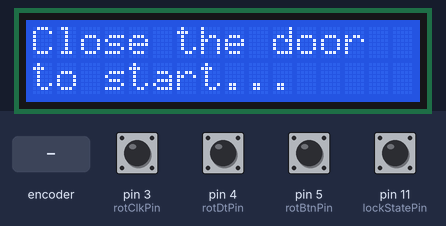
The sketch below on a simulated Arduino Uno, built with avr-gcc and run on an emulated ATmega328P. On the bench: 16×2 character LCD. The inputs (shaded band) are chosen by the test bench; at power-on: pin 3 (rotClkPin), pin 4 (rotDtPin), pin 5 (rotBtnPin), pin 11 (lockStatePin) HIGH. EEPROM starts erased.

Above: at 1.2 s.
1.3 s: pin 11 (lockStatePin) pulled LOW for 0.25 s
At 3.0 s:
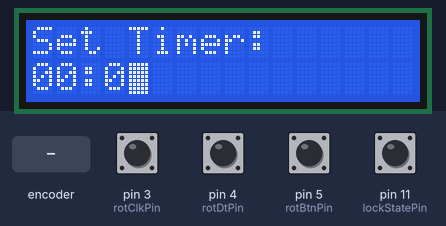
4.5 s: pin 5 (rotBtnPin) pulled LOW for 1 s
At 6.8 s:
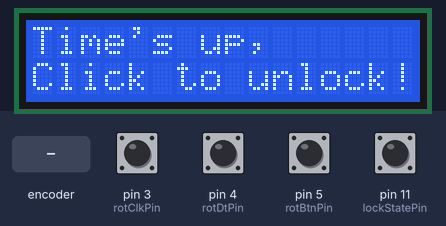
7.9 s: pin 5 (rotBtnPin) pulled LOW for 0.25 s
At 8.7 s:
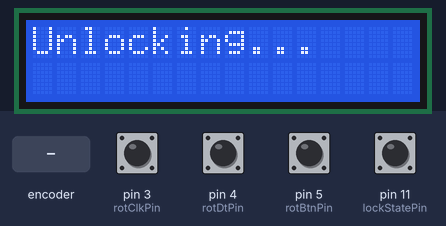
11.0 s: pin 11 (lockStatePin) pulled LOW for 1 s
At 14.84 s:
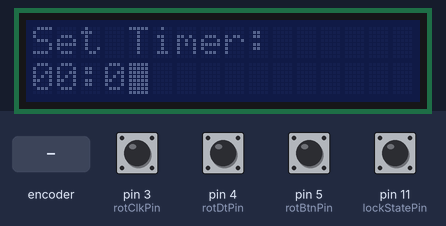
15.0 s: rotary encoder on pin 3 (rotClkPin) / pin 4 (rotDtPin) turned 2 steps (second pin leading)
At 15.8 s:
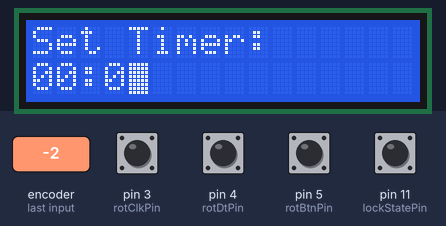
18.4 s: rotary encoder on pin 3 (rotClkPin) / pin 4 (rotDtPin) turned 1 step (first pin leading)
At 24.4 s:
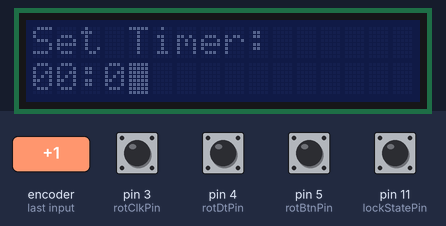
Timing chart, 0 to 25.0 s (numbered marks = the images above; inputs shaded):
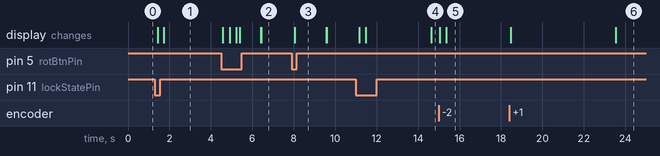

The sketch:

arduino-focus-box.ino
```cpp
#include <Wire.h>
#include <LiquidCrystal_I2C.h>
#include <EEPROMWearLevel.h>

// please update the layout version if more variables are added
#define EEPROM_LAYOUT_VERSION 0
// currently we have only two values, 0 for sec, 1 for min
#define AMOUNT_OF_INDEXES 2

#define INDEX_CONFIGURATION_SEC 0
#define INDEX_CONFIGURATION_MIN 1
#define BACKLIGHT_TURNOFF_TIME_SEC 5

// #define DEBUG

// rotary encoder with button
const int rotClkPin = 3;
const int rotDtPin = 4;
const int rotBtnPin = 5;

#define POS_SEC 0
#define POS_MIN 1
int prevClk = 1;
int dt[2] = {0, 0};
int tVal[2] = {0, 0};
int currentPos = 0;

// lock
const int lockTriggerPin = 12;
const int lockStatePin = 11;

// timer
char time[6];
char remaingTime[6];

// FSM
#define STATE_CHECK_LOCKED 0
#define STATE_READ_TIMER 1
#define STATE_SET_TIMER 2
#define STATE_PREPARE 3
#define STATE_COUNTDOWN 4
#define STATE_TIMES_UP 5
#define STATE_UNLOCK 6
#define STATE_RETRY 7
#define STATE_ERROR 8
// else - error;
int state = STATE_CHECK_LOCKED;
long targetTimeMS = 0;
int min, sec, rCol, buzzerIdx, attampt;
const int maxRetry = 5;

// lcd
LiquidCrystal_I2C lcd(0x27, 16, 2); // 0x27 - PCF8574A; 0x3F - PCF8574AT

void setup()
{
#ifdef DEBUG
    Serial.begin(9600);
#endif

    // setup eeprom
    EEPROMwl.begin(EEPROM_LAYOUT_VERSION, AMOUNT_OF_INDEXES);

    // setup rotray encoder
    pinMode(rotDtPin, INPUT_PULLUP);
    pinMode(rotBtnPin, INPUT_PULLUP);
    attachInterrupt(digitalPinToInterrupt(rotClkPin), updateRotVal, CHANGE);

    // setup locker
    pinMode(lockStatePin, INPUT_PULLUP);
    pinMode(lockTriggerPin, OUTPUT);

#ifdef NYAN_CAT
    // create char for nyan cat
    lcd.createChar(0, nyanCatFrame0);
    lcd.createChar(1, nyanCatFrame1);
    lcd.createChar(2, nyanCatFrame2);
    lcd.createChar(3, nyanCatFrame3);
    lcd.createChar(4, nyanCatFrame4);
    lcd.createChar(5, nyanCatFrame5);
    lcd.createChar(6, nyanCatFrame6);
    lcd.createChar(7, nyanCatFrame7);
#endif

    // start lcd
    lcd.init();
    lcd.backlight();
    lcd.clear();

    // check recover from state
    state = 0;
}

long backLightRefreshTimeMS = 0;
bool hasInteracted = false;

int rotBtnVal = digitalRead(rotBtnPin);
int rotClkVal = digitalRead(rotClkPin);
int rotDtVal = digitalRead(rotDtPin);

void trackRotValChange()
{
    int btn = digitalRead(rotBtnPin);
    int clk = digitalRead(rotClkPin);
    int dt = digitalRead(rotDtPin);
    if (rotBtnVal != btn || rotClkVal != clk || rotDtVal != dt) {
        hasInteracted = true;
    }
    rotBtnVal = btn;
    rotClkVal = clk;
    rotDtVal = dt;
}

void toggleBacklight()
{
    if (backLightRefreshTimeMS > 0)
    {
        long currentMS = millis();
        long diffMS = currentMS - backLightRefreshTimeMS;
        if (diffMS >= BACKLIGHT_TURNOFF_TIME_SEC * 1000)
        {
            backLightRefreshTimeMS = 0;
            lcd.noBacklight();
        }
    }
    if (hasInteracted) {
        hasInteracted = false;
        lcd.backlight();
        backLightRefreshTimeMS = millis();
    }
}

void updateRotVal()
{
    delayMicroseconds(1000); // bypass some noise
    int clk = digitalRead(rotClkPin);
    if (prevClk == clk)
    {
        // there might be noise occurs to trigger interupts
        // ignore it if the state is unchanged
        return;
    }
    if (clk == LOW)
    {
        // we only focus on the falling signal
        int dtVal = digitalRead(rotDtPin);
        dt[currentPos] += dtVal == HIGH ? -1 : 1;
    }
    prevClk = clk;
}

unsigned long rotBtnPressedStartTime = millis();
bool rotBtnDown = false;
bool rotBtnLongPress = false;
bool rotBtnDbClk = false;

void readRotBtn()
{
    bool isDown = rotBtnVal == LOW;
    bool longPress = false;
    bool dbClk = false;
    unsigned long currentTime = millis();
    unsigned long elapsedTime = currentTime - rotBtnPressedStartTime;

    if (!rotBtnDown && isDown)
    {
        if (elapsedTime <= 500 && elapsedTime != 0)
        {
            dbClk = true;
        }
        rotBtnPressedStartTime = currentTime;
    }
    if (rotBtnDown)
    {
        if (elapsedTime >= 800)
        {
            longPress = true;
        }
    }
    rotBtnDown = isDown;
    rotBtnLongPress = longPress;
    rotBtnDbClk = dbClk;
}

int readValue(int pos, int min, int max)
{
#ifdef DEBUG
    if (dt[pos] != 0)
    {
        Serial.print("pos: ");
        Serial.print(pos);
        Serial.print(" dt: ");
        Serial.print(dt[pos]);
        Serial.print(" val: ");
        Serial.println(tVal[pos]);
    }
#endif
    int v = constrain(dt[pos], -4, 4);
    int delta = (v < 0 ? -1 : 1) * pow(v, 2); // increase fastly
    tVal[pos] = constrain(tVal[pos] + delta, min, max);
    dt[pos] = 0;
    return tVal[pos];
}

void loop()
{
    trackRotValChange();
    readRotBtn();
    toggleBacklight();

    if (state == STATE_CHECK_LOCKED)
    {
        bool isLocked = digitalRead(lockStatePin) == LOW;
        if (isLocked)
        {
            lcd.clear();
            lcd.setCursor(0, 0);
            lcd.blink();
            state = STATE_READ_TIMER;
        }
        else
        {
            lcd.setCursor(0, 0);
            lcd.print("Close the door");
            lcd.setCursor(0, 1);
            lcd.print("to start...");
        }
        delay(200);
    }
    else if (state == STATE_READ_TIMER)
    { // read timer from eeprom
        sec = EEPROMwl.read(INDEX_CONFIGURATION_SEC);
        min = EEPROMwl.read(INDEX_CONFIGURATION_MIN);
        if (sec != 0 || min != 0)
        {
            sec = sec % 60;
            min = min % 60;
            lcd.clear();
            lcd.noBlink();
            state = STATE_PREPARE;
        } else {
            state = STATE_SET_TIMER;
        }

    }
    else if (state == STATE_SET_TIMER)
    { // set timer
        min = readValue(POS_MIN, 0, 59);
        sec = readValue(POS_SEC, 0, 59);
        sprintf(time, "%02d:%02d", min, sec);
#ifdef DEBUG
        Serial.print("timer: ");
        Serial.println(time);
#endif
        lcd.setCursor(0, 0);
        lcd.print("Set Timer:");
        lcd.setCursor(0, 1);
        lcd.print(time);
        if (currentPos == POS_MIN)
        {
            lcd.setCursor(1, 1);
        }
        else
        {
            lcd.setCursor(4, 1);
        }
        delay(20);

        if (rotBtnLongPress)
        {
            lcd.clear();
            lcd.noBlink();
            // save the timer to eeprom
            EEPROMwl.write(INDEX_CONFIGURATION_SEC, sec);
            EEPROMwl.write(INDEX_CONFIGURATION_MIN, min);
            state = STATE_PREPARE;
        }
        else if (rotBtnDbClk)
        {
            state = STATE_UNLOCK;
        }
        else if (rotBtnDown)
        {
            currentPos = 1 - currentPos;
        }
    }
    else if (state == STATE_PREPARE)
    { // prepare
        lcd.setCursor(0, 0);
        lcd.print("Starting...");

        delay(1000);

        long currentMS = millis();
        long durationMS = (min * 60l + sec) * 1000l;

#ifdef DEBUG
        Serial.print("Current ms: ");
        Serial.println(currentMS);
        Serial.print("Min: ");
        Serial.print(min);
        Serial.print(" Sec: ");
        Serial.print(sec);
        Serial.print(" Duration in ms: ");
        Serial.println(durationMS);
        Serial.print("Set target time in ms: ");
        Serial.println(targetTimeMS);
#endif

        lcd.clear();
        lcd.setCursor(0, 0);
        lcd.print("Counting down...");
        targetTimeMS = currentMS + durationMS;
        rCol = 0;
        state = STATE_COUNTDOWN;
    }
    else if (state == STATE_COUNTDOWN)
    { // counting down
        long diffMS = targetTimeMS - millis();

        lcd.setCursor(0, 1);
        int rMin = diffMS / 1000 / 60;
        int rSec = (diffMS % 60000) / 1000;
        sprintf(remaingTime, "%02d%c%02d", rMin, rCol ? ':' : ' ', rSec);
        lcd.print(remaingTime);
        rCol = 1 - rCol;

#ifdef NYAN_CAT
        lcd.setCursor(6, 1);
        if (rCol == 0)
        {
            lcd.write(byte(0));
            lcd.write(byte(1));
            lcd.write(byte(0));
            lcd.write(byte(1));
            lcd.write(byte(0));
            lcd.write(byte(1));
            lcd.write(byte(0));
            lcd.write(byte(2));
            lcd.write(byte(3));
            lcd.write(byte(4));
        }
        else
        {
            lcd.write(byte(1));
            lcd.write(byte(0));
            lcd.write(byte(1));
            lcd.write(byte(0));
            lcd.write(byte(1));
            lcd.write(byte(0));
            lcd.write(byte(1));
            lcd.write(byte(5));
            lcd.write(byte(6));
            lcd.write(byte(7));
        }
#endif

#ifdef DEBUG
        Serial.print("diff in ms: ");
        Serial.println(diffMS % 500);
#endif
        int delayMS = diffMS % 500;

        if (diffMS < 100)
        {
            lcd.clear();
            lcd.setCursor(0, 0);
            lcd.print("Time's up,");
            lcd.setCursor(0, 1);
            lcd.print("Click to unlock!");
            state = STATE_TIMES_UP;
        }
        else
        {
            if (rSec % 10 == 0)
            {
                // save the timer to eeprom every 10 seconds
                EEPROMwl.write(INDEX_CONFIGURATION_SEC, rSec);
                EEPROMwl.write(INDEX_CONFIGURATION_MIN, rMin);
            }

            bool isLocked = digitalRead(lockStatePin) == LOW;
            if (!isLocked)
            {
                // the lock is forced to open
                // clear the timer in the eeprom
                EEPROMwl.write(INDEX_CONFIGURATION_SEC, 0);
                EEPROMwl.write(INDEX_CONFIGURATION_MIN, 0);
                state = STATE_CHECK_LOCKED;
            }

            delay(delayMS);
        }
    }
    else if (state == STATE_TIMES_UP)
    { // time's up
        delay(100);

        if (rotBtnVal == LOW)
        {
            lcd.clear();
            lcd.setCursor(0, 0);
            lcd.print("Unlocking...");
            state = STATE_UNLOCK;
            attampt = 0;
        }
    }
    else if (state == STATE_UNLOCK)
    { // unlocking
        attampt = attampt + 1;
        digitalWrite(lockTriggerPin, HIGH);
        delay(500);
        digitalWrite(lockTriggerPin, LOW);
        delay(1000); // waiting for the lock fully unlocked
        bool unlocked = digitalRead(lockStatePin) == HIGH;
        if (unlocked)
        {
            lcd.clear();
            lcd.setCursor(0, 0);
            // clear the timer in the eeprom
            EEPROMwl.write(INDEX_CONFIGURATION_SEC, 0);
            EEPROMwl.write(INDEX_CONFIGURATION_MIN, 0);
            state = STATE_CHECK_LOCKED;
        }
        else if (attampt <= maxRetry)
        {
            lcd.clear();
            lcd.setCursor(0, 0);
            lcd.print("Failed (");
            lcd.print(attampt);
            lcd.print("/");
            lcd.print(maxRetry);
            lcd.print("),");
            lcd.setCursor(0, 1);
            lcd.print("Click to unlock!");
            state = STATE_RETRY;
        }
        else
        {
            state = STATE_ERROR;
        }
    }
    else if (state == STATE_RETRY)
    {
        delay(100);
        if (rotBtnVal == LOW)
        {
            lcd.clear();
            lcd.setCursor(0, 0);
            lcd.print("Unlocking...");
            state = STATE_UNLOCK;
        }
    }
    else
    { // error
        lcd.clear();
        lcd.print("Error occurs,");
        lcd.setCursor(0, 1);
        lcd.print("Please reset!");
        while (true)
            delay(200);
    }
}
```

EEPROMWearLevelAvr.cpp
```cpp
#if defined(ARDUINO_ARCH_AVR)

#include <Arduino.h>
#include "EEPROMWearLevel.h"

#ifndef NO_EEPROM_WRITES
void EEPROMWearLevel::programZeroBitsToZero(int index, byte byteWithZeros) {
  // EEPROM Mode Bits.
  // EEPM1.0 = 0 0 - Mode 0 Erase & Write in one operation.
  // EEPM1.0 = 0 1 - Mode 1 Erase only.
  // EEPM1.0 = 1 0 - Mode 2 Write only.
  EECR |= 1 << EEPM1;
  EECR &= ~(1 << EEPM0);
  // EEPROM Ready Interrupt Enable.
  // EERIE = 0 - Interrupt Disable.
  // EERIE = 1 - Interrupt Enable.
  EECR &= ~(1 << EERIE);

  // Set EEPROM address - 0x000 - 0x3FF.
  EEAR = index;
  // Data write into EEPROM.
  EEDR = byteWithZeros;

  uint8_t u8SREG = SREG;
  cli();
  // Wait for completion previous write.
  while (EECR & (1 << EEPE));
  // EEMPE = 1 - Master Write Enable.
  EECR |= (1 << EEMPE);
  // EEPE = 1 - Write Enable.
  EECR  |=  (1 << EEPE);
  SREG = u8SREG;

  // Wait for completion of write.
  while (EECR & (1 << EEPE));
}
#endif

void EEPROMWearLevel::clearByteToOnes(int index) {
  // EEPROM Mode Bits.
  // EEPM1.0 = 0 0 - Mode 0 Erase & Write in one operation.
  // EEPM1.0 = 0 1 - Mode 1 Erase only.
  // EEPM1.0 = 1 0 - Mode 2 Write only.
  // set EEPM0
  EECR |= 1 << EEPM0;
  // clear EEPM1
  EECR &= ~(1 << EEPM1);
  // EEPROM Ready Interrupt Enable.
  // EERIE = 0 - Interrupt Disable.
  // EERIE = 1 - Interrupt Enable.
  EECR &= ~(1 << EERIE);

  // Set EEPROM address - 0x000 - 0x3FF.
  EEAR = index;//0x000;

  uint8_t u8SREG = SREG;
  cli();
  // Wait for completion previous write.
  while (EECR & (1 << EEPE));
  // EEMPE = 1 - Master Write Enable.
  EECR |= (1 << EEMPE);
  // EEPE = 1 - Write Enable.
  EECR  |=  (1 << EEPE);
  SREG = u8SREG;
}

#endif // defined(ARDUINO_ARCH_AVR)
```

EEPROMWearLevelMegaavr.cpp
```cpp
#if defined(ARDUINO_ARCH_MEGAAVR)

#include <Arduino.h>
#include "EEPROMWearLevel.h"

#ifndef NO_EEPROM_WRITES
void EEPROMWearLevel::programZeroBitsToZero(int index, byte byteWithZeros) {
  // To write to page buffer get a pointer to that location in memory...
  // on currently available megaavr parts, all have 256 or fewer b of EEPROM
  // so we make sure we don't try to write somewhere not in the EEPROM
  // only bytes changed in page buffer will be written when writing EEPROM
  byte * dataptr = (byte *) (0x1400 | (0xFF & index));

  while (NVMCTRL.STATUS & NVMCTRL_EEBUSY_bm);  //make sure EEPROM is ready
  //Now just write the byte to that location...
  *dataptr = byteWithZeros;
  //disable interrupts
  uint8_t u8SREG = SREG;
  cli();
  _PROTECTED_WRITE_SPM(NVMCTRL.CTRLA, NVMCTRL_CMD_PAGEWRITE_gc);
  SREG = u8SREG; //can reenable interrupts as soon as we do this...
  while (NVMCTRL.STATUS & NVMCTRL_EEBUSY_bm);  //wait ti be done
  //that byte has now been written successfully
}
#endif

void EEPROMWearLevel::clearByteToOnes(int index) {
  // To erase, same procedure as writing, only we write a dummy byte
  // to that location in the page buffer, which is cleared after every
  // operation, whether it is a write or an erase.
  // only bytes changed in page buffer will be erased when erasing EEPROM
  byte * dataptr = (byte *) (0x1400 | (0xFF & index));

  while (NVMCTRL.STATUS & NVMCTRL_EEBUSY_bm);
  *dataptr = 0xFF; //this is the dummy value
  uint8_t u8SREG = SREG;
  cli();
  _PROTECTED_WRITE_SPM(NVMCTRL.CTRLA, NVMCTRL_CMD_PAGEERASE_gc); //just issue different command
  SREG = u8SREG;
  while (NVMCTRL.STATUS & NVMCTRL_EEBUSY_bm);
  //that byte has now been erased successfully
}

#endif // defined(ARDUINO_ARCH_MEGAAVR)
```

Measured:
- after the input at 1.3 s, the display: first changes after 0.12 s (image 1 shows a later state)
- after the input at 7.9 s, the display: changes after 0.16 s (image 3)
- after the input at 11.0 s, the display: first changes after 0.15 s (image 4 shows a later state)
- after the input at 15.0 s, the display: first changes after 0.05 s (image 5 shows a later state)
